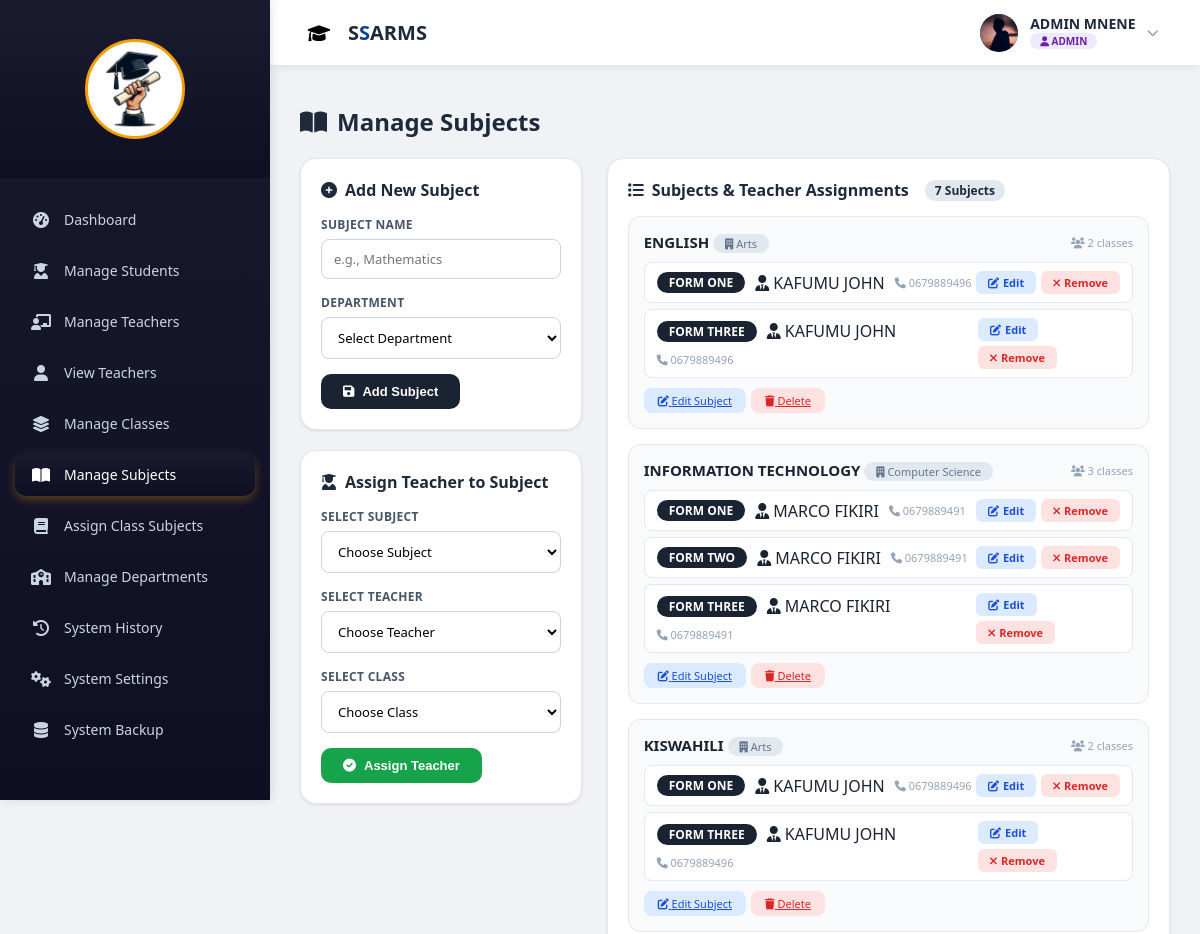
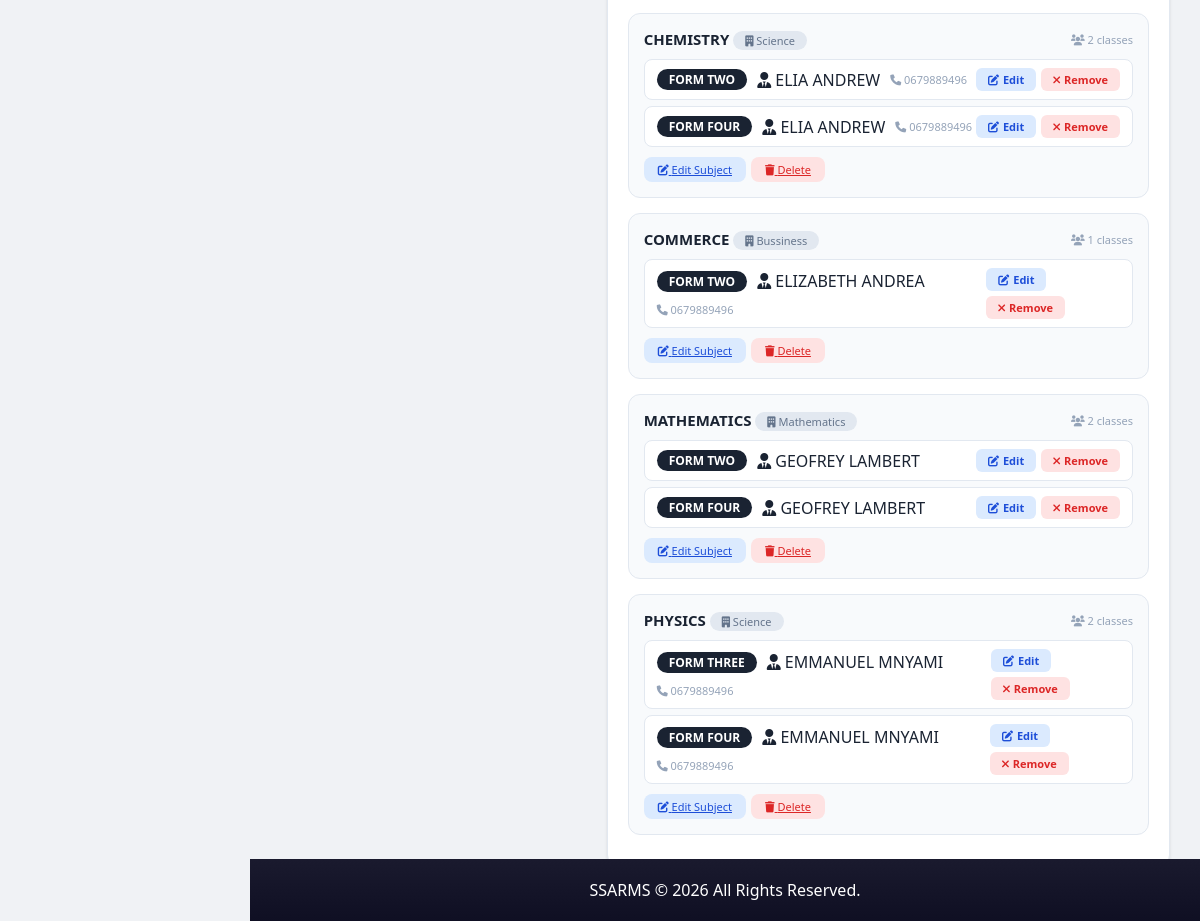
The app's page /admin/manage_subjects.php (signed in) with its own data (2 pictures, top to bottom).
### tables this page shows
CREATE TABLE `teacher_subject` (
  `teacher_subject_id` int(11) NOT NULL AUTO_INCREMENT,
  `teacher_id` int(11) NOT NULL,
  `class_id` int(11) NOT NULL,
  `subject_id` int(11) NOT NULL,
  `created_at` timestamp NULL DEFAULT current_timestamp(),
  PRIMARY KEY (`teacher_subject_id`),
  KEY `teacher_id` (`teacher_id`),
  KEY `class_id` (`class_id`),
  KEY `subject_id` (`subject_id`),
  CONSTRAINT `teacher_subject_ibfk_1` FOREIGN KEY (`teacher_id`) REFERENCES `teacher` (`teacher_id`) ON DELETE CASCADE,
  CONSTRAINT `teacher_subject_ibfk_2` FOREIGN KEY (`class_id`) REFERENCES `class` (`class_id`) ON DELETE CASCADE,
  CONSTRAINT `teacher_subject_ibfk_3` FOREIGN KEY (`subject_id`) REFERENCES `subject` (`subject_id`) ON DELETE CASCADE
);

CREATE TABLE `class` (
  `class_id` int(11) NOT NULL AUTO_INCREMENT,
  `class_name` varchar(100) NOT NULL,
  `stream` varchar(50) DEFAULT NULL,
  `created_at` timestamp NULL DEFAULT current_timestamp(),
  `reg_prefix` varchar(2) NOT NULL,
  `level` int(11) NOT NULL,
  PRIMARY KEY (`class_id`)
);

CREATE TABLE `users` (
  `user_id` int(11) NOT NULL AUTO_INCREMENT,
  `full_name` varchar(150) NOT NULL,
  `email` varchar(150) NOT NULL,
  `password` varchar(255) NOT NULL,
  `role` enum('admin','teacher','student','academic') NOT NULL,
  `phone` varchar(20) DEFAULT NULL,
  `gender` enum('male','female') DEFAULT NULL,
  `created_at` timestamp NULL DEFAULT current_timestamp(),
  `reset_token` varchar(255) DEFAULT NULL,
  `profile_pic` varchar(255) DEFAULT NULL,
  `status` enum('active','suspended') DEFAULT 'active',
  PRIMARY KEY (`user_id`),
  UNIQUE KEY `email` (`email`)
);

CREATE TABLE `teacher` (
  `teacher_id` int(11) NOT NULL AUTO_INCREMENT,
  `user_id` int(11) NOT NULL,
  `phone_no` varchar(15) DEFAULT NULL,
  `department_id` int(11) DEFAULT NULL,
  `status` enum('active','inactive') DEFAULT 'active',
  PRIMARY KEY (`teacher_id`),
  UNIQUE KEY `user_id` (`user_id`),
  KEY `fk_teacher_department` (`department_id`),
  CONSTRAINT `fk_teacher_department` FOREIGN KEY (`department_id`) REFERENCES `department` (`department_id`),
  CONSTRAINT `teacher_ibfk_1` FOREIGN KEY (`user_id`) REFERENCES `users` (`user_id`) ON DELETE CASCADE ON UPDATE CASCADE
);

### admin/manage_subjects.php (the view, shortened to what this page needs)
<?php
include '../db.php';
$assignments = mysqli_query($conn, "
    SELECT
        ts.teacher_subject_id,
        ts.teacher_id,
        ts.class_id,
        ts.subject_id,
        u.full_name AS teacher_name,
        t.phone_no AS teacher_phone,
        t.department_id AS teacher_department_id,
        c.class_name,
        c.level,
        c.stream,
        s.subject_name,
        s.department_id AS subject_department_id,
        d.department_name
    FROM teacher_subject ts
    INNER JOIN teacher t ON ts.teacher_id = t.teacher_id
    INNER JOIN users u ON t.user_id = u.user_id
    INNER JOIN class c ON ts.class_id = c.class_id
    INNER JOIN subject s ON ts.subject_id = s.subject_id
    LEFT JOIN department d ON s.department_id = d.department_id
    ORDER BY c.level ASC, c.class_name ASC, s.subject_name ASC
");
$assignments_by_subject = [];
while ($row = mysqli_fetch_assoc($assignments)) {
    $subject_id = $row['subject_id'];
    if (!isset($assignments_by_subject[$subject_id])) {
        $assignments_by_subject[$subject_id] = [
            'subject_id' => $row['subject_id'],
            'subject_name' => $row['subject_name'],
            'department_id' => $row['subject_department_id'],
            'department_name' => $row['department_name'],
            'assignments' => []
        ];
    }
    $assignments_by_subject[$subject_id]['assignments'][] = [
        'teacher_subject_id' => $row['teacher_subject_id'],
        'teacher_id' => $row['teacher_id'],
        'teacher_name' => $row['teacher_name'],
        'teacher_phone' => $row['teacher_phone'],
        'teacher_department_id' => $row['teacher_department_id'],
        'class_id' => $row['class_id'],
        'class_name' => $row['class_name'],
        'level' => $row['level'],
        'stream' => $row['stream']
    ];
}
?>
<!DOCTYPE html>
<html lang="en">
<head>
<link rel="stylesheet" href="https://cdnjs.cloudflare.com/ajax/libs/font-awesome/6.0.0/css/all.min.css">
</head>
<body>
<div class="main-wrapper">
    <?php include 'admin_sidebar.php'; ?>
    <?php include '../auth/topbar.php'; ?>
    <div class="content-wrapper">
        <div class="container">
            <h2><i class="fas fa-book-open"></i> Manage Subjects </h2>
            <div class="grid-2">
                <div>
                    <div class="card">
                        <h3><i class="fas fa-plus-circle"></i> Add New Subject</h3>
                        <form method="POST">
                            <div class="input-group">
                                <label>Subject Name <span class="required"></span></label>
                                <input type="text" name="subject_name" placeholder="e.g., Mathematics" required>
                            </div>
                            <div class="input-group">
                                <label>Department <span class="required"></span></label>
                                <select name="department_id" required>
                                    <option value="">Select Department</option>
                                </select>
                            </div>
                            <button type="submit" name="add_subject">
                                <i class="fas fa-save"></i> Add Subject
                            </button>
                        </form>
                    </div>
                    <div class="card">
                        <h3><i class="fas fa-user-graduate"></i> Assign Teacher to Subject</h3>
                        <form method="POST">
                            <div class="input-group">
                                <label>Select Subject <span class="required"></span></label>
                                <select name="subject_id" id="assign_subject_select" required onchange="filterTeachersBySubject()">
                                    <option value="">Choose Subject</option>
                                </select>
                            </div>
                            <div class="input-group">
                                <label>Select Teacher <span class="required"></span></label>
                                <select name="teacher_id" id="assign_teacher_select" required>
                                    <option value="">Choose Teacher</option>
                                </select>
                            </div>
                            <div class="input-group">
                                <label>Select Class <span class="required"></span></label>
                                <select name="class_id" required>
                                    <option value="">Choose Class</option>
                                </select>
                            </div>
                            <button type="submit" name="assign_teacher_subject" class="btn-success">
                                <i class="fas fa-check-circle"></i> Assign Teacher
                            </button>
                        </form>
                    </div>
                </div>
                <div>
                    <div class="card">
                        <h3>
                            <i class="fas fa-list"></i>
                            Subjects & Teacher Assignments
                            <span style="font-size:12px; background:#e2e8f0; padding:2px 10px; border-radius:20px; margin-left: 8px;">
                                <?= count($assignments_by_subject) ?> Subjects
                            </span>
                        </h3>
                        <?php if(empty($assignments_by_subject)): ?>
                            <div class="empty-state">
                                <i class="fas fa-book"></i>
                                <p>No subjects have been added yet.</p>
                                <p style="font-size: 12px; margin-top: 5px;">Add a subject using the form on the left.</p>
                            </div>
                        <?php else: ?>
                            <?php foreach($assignments_by_subject as $subject_id => $subject_data): ?>
                                <div class="subject-card" data-subject-id="<?= $subject_id ?>" data-department-id="<?= $subject_data['department_id'] ?>">
                                    <h4>
                                        <span>
                                            <?= htmlspecialchars($subject_data['subject_name']) ?>
                                            <span class="dept-badge">
                                                <i class="fas fa-building"></i>
                                                <?= htmlspecialchars($subject_data['department_name'] ?? 'No Department') ?>
                                            </span>
                                        </span>
                                        <span style="font-size: 11px; font-weight: normal; color: #94a3b8;">
                                            <i class="fas fa-users"></i> <?= count($subject_data['assignments']) ?> classes
                                        </span>
                                    </h4>
                                    <?php if(empty($subject_data['assignments'])): ?>
                                        <p class="unassigned">No teachers assigned to this subject yet.</p>
                                    <?php else: ?>
                                        <?php foreach($subject_data['assignments'] as $assignment): ?>
                                            <div class="class-assignment">
                                                <div style="display: flex; align-items: center; gap: 10px; flex-wrap: wrap;">
                                                    <span class="class-badge">
                                                        <?= htmlspecialchars($assignment['class_name']) ?>
                                                    </span>
                                                    <span class="teacher-name">
                                                        <i class="fas fa-user-tie"></i>
                                                        <?= htmlspecialchars($assignment['teacher_name']) ?>
                                                    </span>
                                                    <?php if($assignment['teacher_phone']): ?>
                                                        <span class="teacher-phone">
                                                            <i class="fas fa-phone"></i>
                                                            <?= htmlspecialchars($assignment['teacher_phone']) ?>
                                                        </span>
                                                    <?php endif; ?>
                                                </div>
                                                <div class="action-links">
                                                    <a href="#" class="btn-edit" onclick="openEditAssignmentModal(
                                                        <?= $assignment['teacher_subject_id'] ?>,
                                                        <?= $assignment['teacher_id'] ?>,
                                                        <?= $assignment['class_id'] ?>,
                                                        <?= $subject_id ?>,
                                                        <?= $subject_data['department_id'] ?>
                                                    )">
                                                        <i class="fas fa-edit"></i> Edit
                                                    </a>
                                                    <a href="?remove_assignment=<?= $assignment['teacher_subject_id'] ?>"
                                                       class="btn-remove"
                                                       onclick="return confirm('Remove this teacher from <?= htmlspecialchars($subject_data['subject_name']) ?> in <?= htmlspecialchars($assignment['class_name']) ?>?')">
                                                        <i class="fas fa-times"></i> Remove
                                                    </a>
                                                </div>
                                            </div>
                                        <?php endforeach; ?>
                                    <?php endif; ?>
                                    <div style="margin-top: 10px; display: flex; gap: 5px; flex-wrap: wrap;">
                                        <a href="#" class="btn-edit btn-sm" onclick="openEditSubjectModal(<?= $subject_id ?>, '<?= htmlspecialchars($subject_data['subject_name']) ?>', <?= $subject_data['department_id'] ?? 0 ?>)">
                                            <i class="fas fa-edit"></i> Edit Subject
                                        </a>
                                        <a href="?delete_subject=<?= $subject_id ?>" class="btn-delete btn-sm" onclick="return confirm('Delete this subject? This will remove all assignments.')">
                                            <i class="fas fa-trash"></i> Delete
                                        </a>
                                    </div>
                                </div>
                            <?php endforeach; ?>
                        <?php endif; ?>
                    </div>
                </div>
            </div>
            <div class="footer-wrapper">
                <?php include '../footer.php'; ?>
            </div>
        </div>
    </div>
</div>
</body>
</html>

### records on screen
teacher_subject: class.class_name "FORM ONE", users.full_name "KAFUMU JOHN", teacher.phone_no "0679889496"
teacher_subject: class.class_name "FORM THREE", users.full_name "KAFUMU JOHN", teacher.phone_no "0679889496"
teacher_subject: class.class_name "FORM ONE", users.full_name "MARCO FIKIRI", teacher.phone_no "0679889491"
teacher_subject: class.class_name "FORM TWO", users.full_name "MARCO FIKIRI", teacher.phone_no "0679889491"
teacher_subject: class.class_name "FORM THREE", users.full_name "MARCO FIKIRI", teacher.phone_no "0679889491"
teacher_subject: class.class_name "FORM ONE", users.full_name "KAFUMU JOHN", teacher.phone_no "0679889496"
teacher_subject: class.class_name "FORM THREE", users.full_name "KAFUMU JOHN", teacher.phone_no "0679889496"
teacher_subject: class.class_name "FORM TWO", users.full_name "ELIA ANDREW", teacher.phone_no "0679889496"
teacher_subject: class.class_name "FORM FOUR", users.full_name "ELIA ANDREW", teacher.phone_no "0679889496"
teacher_subject: class.class_name "FORM TWO", users.full_name "ELIZABETH ANDREA", teacher.phone_no "0679889496"
teacher_subject: class.class_name "FORM TWO", users.full_name "GEOFREY LAMBERT"
teacher_subject: class.class_name "FORM FOUR", users.full_name "GEOFREY LAMBERT"
teacher_subject: class.class_name "FORM THREE", users.full_name "EMMANUEL MNYAMI", teacher.phone_no "0679889496"
teacher_subject: class.class_name "FORM FOUR", users.full_name "EMMANUEL MNYAMI", teacher.phone_no "0679889496"

### other values on screen
$full_name "ADMIN MNENE"
$user_role "ADMIN"
count($assignments_by_subject) "7"
$subject_data['subject_name'] "ENGLISH"
$subject_data['department_name'] "Arts"
count($subject_data['assignments']) "2"
$subject_data['subject_name'] "INFORMATION TECHNOLOGY"
$subject_data['department_name'] "Computer Science"
count($subject_data['assignments']) "3"
$subject_data['subject_name'] "KISWAHILI"
$subject_data['subject_name'] "CHEMISTRY"
$subject_data['department_name'] "Science"
$subject_data['subject_name'] "COMMERCE"
$subject_data['department_name'] "Bussiness"
count($subject_data['assignments']) "1"
